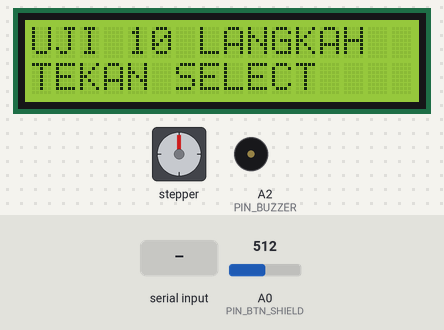
Recording of a sketch running on a simulated Arduino Uno, built with avr-gcc and run on an emulated ATmega328P. Shown: stepper motor, 16×2 character LCD, buzzer (waves = sounding, pin HIGH). Wiring (inferred from the names in the program): stepper motor driver (200 steps per turn assumed): step pin 2; direction pin 3; enable A1. The inputs (shaded band) are chosen by the test bench; at power-on: A0 (PIN_BTN_SHIELD) = 512. Pins used as bus, display or sensor lines are not drawn; what the sketch prints to the serial monitor is not drawn.

Above: at 1.3 s.
1.4 s: "g" received over Serial
At 2.0 s:
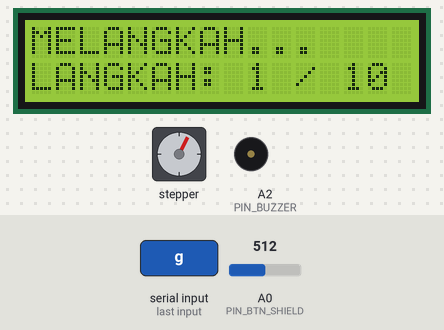
6.2 s: "G" received over Serial
At 8.8 s:
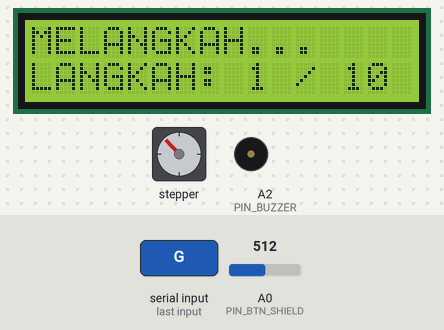
14.0 s: "g" received over Serial
At 22.2 s:
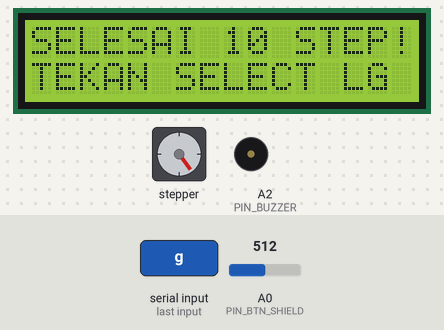
Timing chart, 0 to 22.4 s (numbered marks = the images above; inputs shaded):
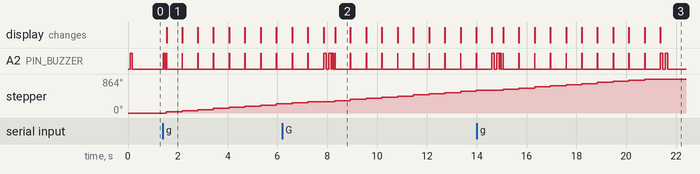

Measured:
- after the input at 1.4 s, A2 (PIN_BUZZER): goes HIGH 0.06 s, LOW 0.07 s, 7 × (HIGH 0.02 s, LOW 0.62 s), HIGH 0.02 s, then LOW, starting at once; stepper: turns 28° clockwise in 0.00 s, repeating every 0.63 s; the display: changes after 0.15 s (image 1)
- after the input at 14.0 s, stepper: turns 28° clockwise in 0.00 s, repeating every 0.63 s; the display: first differs from a run without the input after 1.1 s (image 3 shows a later state)
- what the display in image 1 shows lasts 0.6 s, from 1.6 s to 2.2 s

The sketch:

test_10_steps.ino
```cpp
/**
 * ============================================================================
 * DIY ORBITAL SHAKER - PENGUJIAN 10 LANGKAH (TEST 10 FULL STEPS)
 * ============================================================================
 * Sketsa pengujian paling dasar, murni, dan transparan.
 * Tanpa interupsi timer, tanpa akselerasi rumit, tanpa multi-tasking.
 *
 * Tujuan:
 * 1. Menunjukkan secara kasat mata dan terdengar jelas bagaimana motor NEMA 17
 *    melangkah persis 1 langkah demi 1 langkah hingga total 10 langkah (18 derajat).
 * 2. Membuktikan bahwa driver TMC2209 dan motor bekerja 100% normal.
 *
 * Pengaturan:
 * - Driver TMC2209 diset microstepping 1/16 (1 putaran penuh = 3200 pulsa).
 * - 1 Full Step mekanik = 1.8 derajat = 16 pulsa microstep.
 * - 10 Full Step = 10 x 16 pulsa = 160 pulsa = 18 derajat (jelas terlihat mata).
 * ============================================================================
 */

#include <Arduino.h>
#include <LiquidCrystal.h>

// --- PIN HARDWARE ---
#define PIN_STEP        2   // Sinyal detak langkah ke TMC2209
#define PIN_DIR         3   // Sinyal arah putaran (HIGH = Maju / Searah jarum jam)
#define PIN_ENABLE      A1  // Sinyal kran daya (Active LOW: LOW = ON/Kunci, HIGH = Standby/Bebas)
#define PIN_BUZZER      A2  // Indikator audio
#define PIN_BTN_SHIELD  A0  // Resistor ladder tombol Keypad Shield

// Pin LCD 1602 Keypad Shield
#define PIN_LCD_RS      8
#define PIN_LCD_EN      9
#define PIN_LCD_D4      4
#define PIN_LCD_D5      5
#define PIN_LCD_D6      6
#define PIN_LCD_D7      7
#define PIN_LCD_BL      10

LiquidCrystal lcd(PIN_LCD_RS, PIN_LCD_EN, PIN_LCD_D4, PIN_LCD_D5, PIN_LCD_D6, PIN_LCD_D7);

void playBeep(int durationMs) {
  digitalWrite(PIN_BUZZER, HIGH);
  delay(durationMs);
  digitalWrite(PIN_BUZZER, LOW);
}

void setup() {
  Serial.begin(115200);

  // 1. Inisialisasi pin kendali motor
  pinMode(PIN_STEP, OUTPUT);
  pinMode(PIN_DIR, OUTPUT);
  pinMode(PIN_ENABLE, OUTPUT);
  pinMode(PIN_BUZZER, OUTPUT);
  pinMode(PIN_BTN_SHIELD, INPUT);

  // Set kondisi awal yang AMAN:
  digitalWrite(PIN_STEP, LOW);
  digitalWrite(PIN_DIR, HIGH);     // Arah maju
  digitalWrite(PIN_ENABLE, HIGH);  // Driver Standby (motor lemas, driver dingin)

  // 2. Inisialisasi LCD
  pinMode(PIN_LCD_BL, OUTPUT);
  digitalWrite(PIN_LCD_BL, HIGH);  // Lampu latar LCD ON
  lcd.begin(16, 2);
  lcd.clear();
  lcd.setCursor(0, 0);
  lcd.print("UJI 10 LANGKAH ");
  lcd.setCursor(0, 1);
  lcd.print("TEKAN SELECT    ");

  Serial.println(F("=================================================="));
  Serial.println(F(" UJI DASAR NEMA 17: 10 FULL STEPS (18 DERAJAT)    "));
  Serial.println(F("=================================================="));
  Serial.println(F("Silakan tekan tombol SELECT pada shield untuk mulai..."));

  playBeep(80);
}

// Fungsi mengirim 1 pulsa microstep ke driver
void sendSinglePulse() {
  digitalWrite(PIN_STEP, HIGH);
  delayMicroseconds(40);           // Pulsa HIGH 40 mikrodetik
  digitalWrite(PIN_STEP, LOW);
  delayMicroseconds(585);          // Jeda LOW 585 mikrodetik
}

// Fungsi mengeksekusi 1 Full Step (16 microstep = 1.8 derajat)
void moveOneFullStep() {
  for (int p = 0; p < 16; p++) {
    sendSinglePulse();
  }
}

void runTenSteps() {
  Serial.println(F("\n[AKSI] Memulai 10 langkah bertahap..."));
  playBeep(60);

  // 1. Buka kran daya motor (Active LOW -> 0V = ON)
  digitalWrite(PIN_ENABLE, LOW);
  delay(50); // Jeda sejenak agar driver siap dan menahan torsi

  // 2. Lakukan 10 langkah satu demi satu
  for (int step = 1; step <= 10; step++) {
    // Tampilkan di LCD
    lcd.clear();
    lcd.setCursor(0, 0);
    lcd.print("MELANGKAH...");
    lcd.setCursor(0, 1);
    lcd.print("LANGKAH: ");
    lcd.print(step);
    lcd.print(" / 10");

    Serial.print(F("Langkah "));
    Serial.print(step);
    Serial.println(F(" / 10 (+1.8 derajat)"));

    // Gerakkan motor 1 full step (16 microstep)
    moveOneFullStep();

    // Bunyikan beep klik sangat pendek agar gerakan terdengar sinkron
    playBeep(15);

    // JEDA 600 MILIDETIK: Mata bisa melihat dan menghitung tiap langkah!
    delay(600);
  }

  // 3. Matikan kran daya motor (HIGH = Standby, motor lemas, driver dingin)
  digitalWrite(PIN_ENABLE, HIGH);

  lcd.clear();
  lcd.setCursor(0, 0);
  lcd.print("SELESAI 10 STEP!");
  lcd.setCursor(0, 1);
  lcd.print("TEKAN SELECT LG ");

  Serial.println(F("[SELESAI] 10 langkah (total 18 derajat) berhasil dieksekusi."));
  Serial.println(F("Driver kembali standby (dingin). Tekan SELECT untuk mengulang.\n"));

  playBeep(100);
  delay(100);
  playBeep(100);
}

void loop() {
  int adc = analogRead(PIN_BTN_SHIELD);

  // Ambang tombol SELECT pada LCD Keypad Shield (biasanya di kisaran 650 - 900)
  if (adc > 650 && adc < 900) {
    // Tunggu sampai tombol dilepas (anti-bouncing & anti multi-trigger)
    while (analogRead(PIN_BTN_SHIELD) < 920) {
      delay(10);
    }
    delay(50); // Debounce delay

    runTenSteps();
  }

  // Debug Serial sederhana jika ada perintah kirim karakter 'g' dari PC
  if (Serial.available() > 0) {
    char c = Serial.read();
    if (c == 'g' || c == 'G') {
      runTenSteps();
    }
  }

  delay(20);
}
```
